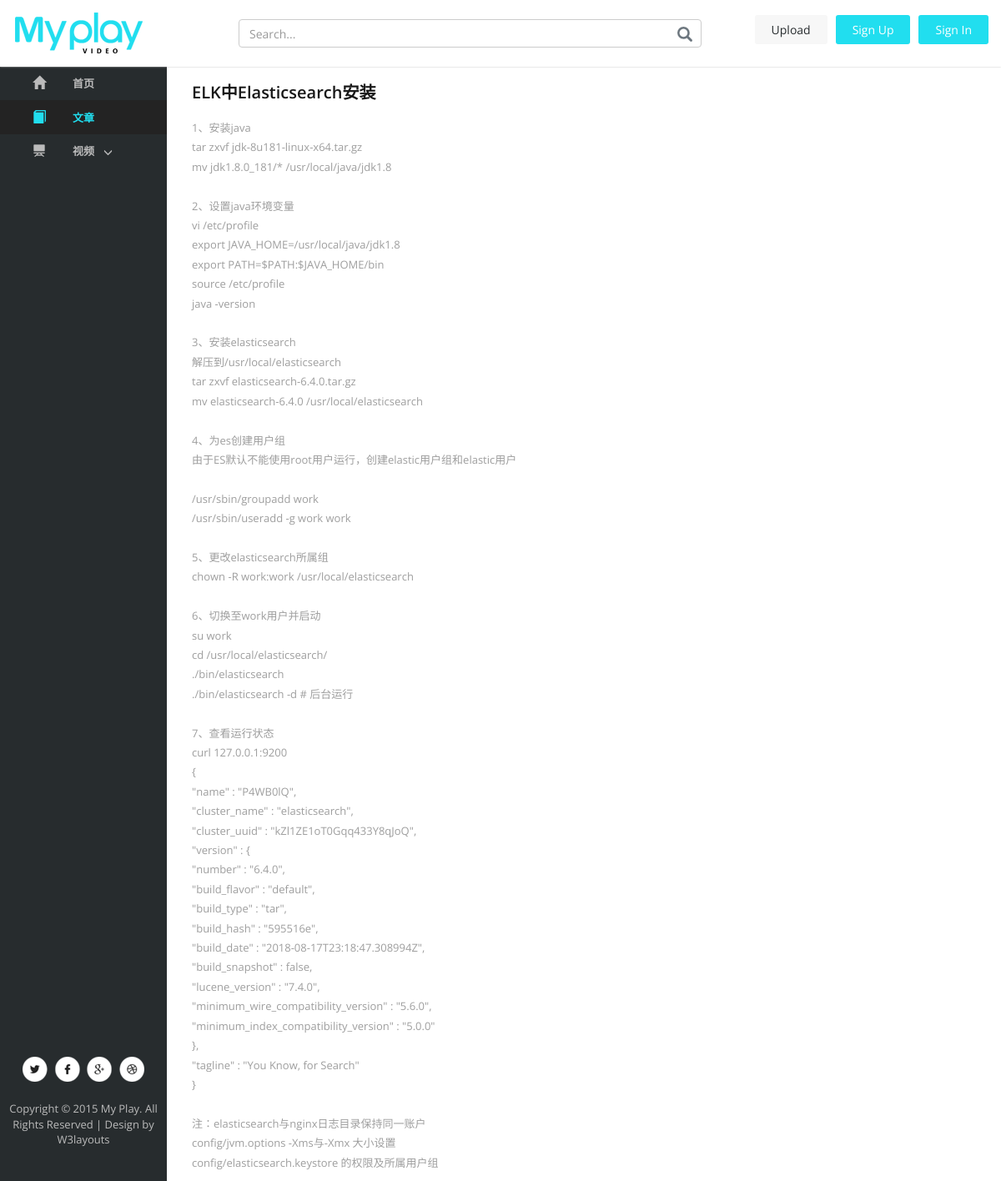
Screenshot of /article/2/ with the database file from the repository.
### article/models.py (models this page shows, shortened)
class Article(models.Model):
    title = models.CharField(max_length=100)
    content = models.TextField()
    date_posted = models.DateTimeField(default=timezone.now)
    author = models.ForeignKey(User, on_delete=models.CASCADE)
    category = models.ForeignKey(ArticleCategory, null=True, related_name='article_category', on_delete=models.CASCADE)
    objects = models.Manager()
    blogs_filter = ArticleManager()

### article/views.py (the view)
# urls.py: path('<int:pk>/', ArticleDetailView.as_view(), name='article-detail'),
class ArticleDetailView(DetailView):
    model = Article
    template_name = 'article/detail.html'

### article/templates/article/detail.html
{% extends "base.html" %}
{% block content %}
<div class="col-sm-9 col-sm-offset-3 col-md-10 col-md-offset-2 main">
            <div class="show-top-grids">
                <div class="main-grids news-main-grids">
                    <div class="recommended-info">
                        <h3>{{ object.title }}</h3>
                        <p class="history-text">
                            {{ object.content|linebreaksbr }}
                        </p>
                    </div>
                </div>
            </div>
        </div>
{% endblock%}

### static/css/dashboard.css (style rules this page uses)
body { padding-top: 50px; }
.main { padding: 20px; }
@media (min-width: 768px) { .main { padding-right: 40px; padding-left: 40px; } }

### static/css/style.css (style rules this page uses)
body { background:#fff; font-size:100%; font-family: 'Open Sans', sans-serif; }
.main { padding: 5em 0 0 0; }
.main-grids { padding: 0 0 1em 1em; }
.recommended-info h3 { font-size: 20px; color: #181818; margin: 0 0 1em 0; font-weight: 600; }
.recommended-info p { font-size: 13px; color: #9E9E9E; margin: 0; line-height: 1.8em; }
.show-top-grids { padding: 0 1em 0 0; }
.recommended-info p.history-text { font-size: 13px; color: #9E9E9E; margin: 0; line-height: 1.8em; }
.news-main-grids { padding: 0 0 1em 3em; }

### rows the page displays
Article: title "ELK中Elasticsearch安装", content "1、安装java tar zxvf jdk-8u181-linux-x64.tar.gz mv jdk1.8.0_181/* /usr/local/java/jdk1.8 2、设置java环境变量 vi /etc/profile export JAVA_HOME=/usr/local/java/jdk1.8 export PATH=$PATH:$JAVA_HOME/bin source /etc/profile java -version 3、安装elasticsearch 解压到/usr/local/elasticsearch tar zxvf elasticsearch-6.4.0.tar.gz mv elasticsearch-6.4.0 /usr/local/elasticsearch 4、为es创建用户组 由于ES默认不能使用root用户运行，创建elastic用户组和elastic用户 /usr/sbin/groupadd work /usr/sbin/useradd -g work work 5、更改elasticsearch所属组 chown -R work:work /usr/local/elasticsearch 6、切换至work用户并启动 su work cd /usr/local/elasticsearch/ ./bin/elasticsearch ./bin/elasticsearch -d # 后台运行 7、查看运行状态 curl 127.0.0.1:9200 { \"name\" : \"P4WB0lQ\", \"cluster_name\" :…"
